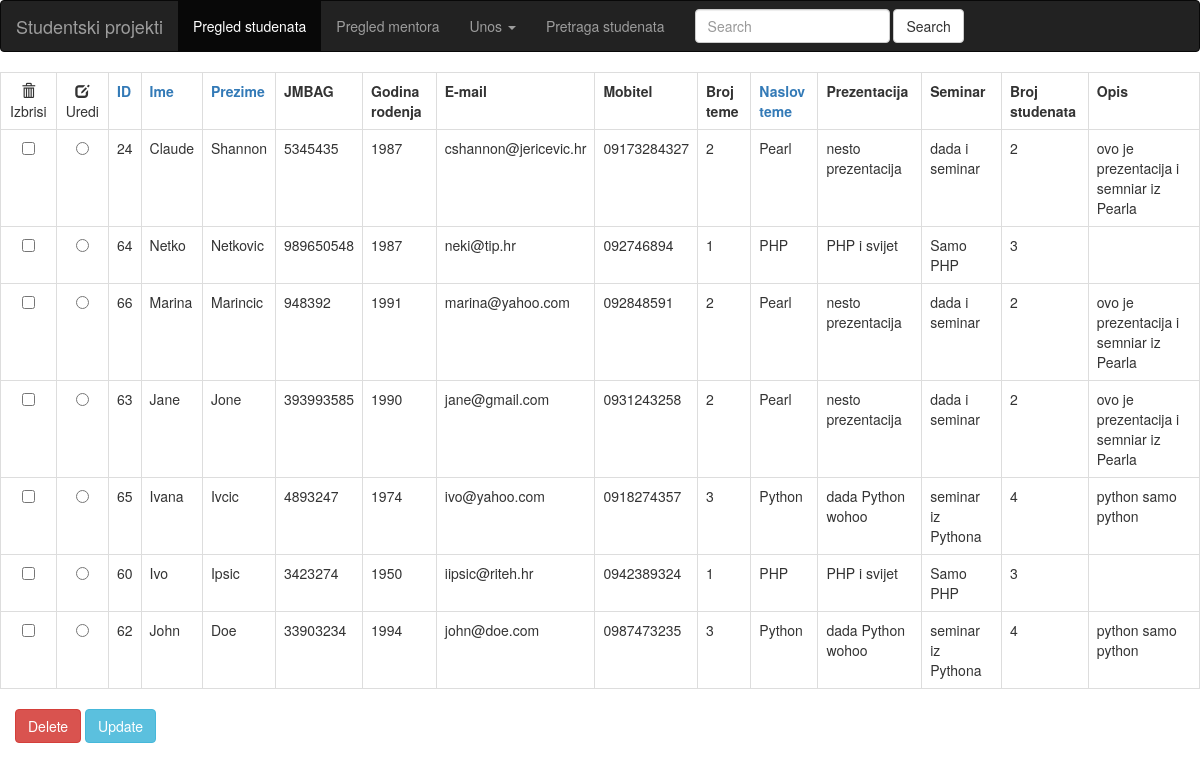
Page /sort_student.php?sortPrezime=desc on the committed database.
### tables this page shows
CREATE TABLE `student` (
  `idStudent` int(11) NOT NULL,
  `ime` char(20) NOT NULL,
  `prezime` char(40) NOT NULL,
  `JMBAG` bigint(10) NOT NULL,
  `godRod` int(5) NOT NULL,
  `mob` varchar(20) NOT NULL,
  `email` varchar(50) NOT NULL,
  `idTema` int(11) NOT NULL
);

CREATE TABLE `tema` (
  `idTema` int(11) NOT NULL,
  `jezik` varchar(50) NOT NULL,
  `prezentacija` varchar(100) NOT NULL,
  `seminar` varchar(100) NOT NULL,
  `brStudenti` int(11) NOT NULL,
  `opis` text,
  `idRaspored` int(11) NOT NULL
);

### sort_student.php (the view, shortened to what this page needs)
<?php
$linkAscDescIme = "asc";
$linkAscDescPrezime = "desc";
$linkAscDescID = "desc";
$linkAscDescNaslov = "desc";
$redoslijed = "SELECT * FROM student JOIN tema ON student.idTema = tema.idTema";
$result = izvrsiQuery($redoslijed);
if (isset($_GET['sortPrezime'])) {
    $linkAscDescPrezime = $_GET['sortPrezime'];
    if(isset($linkAscDescPrezime) and $linkAscDescPrezime=="asc"){
        $linkAscDescPrezime="desc";
    } else {
        $linkAscDescPrezime="asc";
    }
}
if (isset($_GET['sortIme'])) {
    switch ($_GET['sortIme']) {
               case "asc":
                    $redoslijed = "SELECT * FROM student JOIN tema ON student.idTema = tema.idTema ORDER BY ime ASC";
                    break;
               case "desc":
                     $redoslijed = "SELECT * FROM student JOIN tema ON student.idTema = tema.idTema ORDER BY ime DESC";
                     break;
               default:
                    $redoslijed = "SELECT * FROM student JOIN tema ON student.idTema = tema.idTema";
                    break;
    }
    $result = izvrsiQuery($redoslijed);
} else {
    if (isset($_GET['sortPrezime'])) {
    switch ($_GET['sortPrezime']) {
               case "desc":
                     $redoslijed = "SELECT * FROM student JOIN tema ON student.idTema = tema.idTema ORDER BY prezime DESC";
                     break;
    }
    $result = izvrsiQuery($redoslijed);
    }
}
function izvrsiQuery($query)
{
    $dbuser = "DB_USER";
	$dbpass = "DB_PASS";
	$dbname = "DB_NAME";
    $conn = mysqli_connect("localhost", $dbuser,  $dbpass)
    or die("Pogreska spajanja: " . mysqli_error($conn));
    mysqli_select_db($conn, $dbname);
    $result = mysqli_query($conn, $query);
    return $result;
}
?>
<!DOCTYPE html>
<html>
    <head>
      <link href = "//maxcdn.bootstrapcdn.com/bootstrap/3.3.1/css/bootstrap.min.css" rel = "stylesheet">
       <nav class="navbar navbar-inverse">
      <div class="container-fluid">
        <div class="navbar-header">
          <a class="navbar-brand" href="index.php">Studentski projekti</a>
        </div>
        <ul class="nav navbar-nav">
          <li class="active"><a href="sort_student.php">Pregled studenata</a></li>
      <li><a href="table_mentor.php">Pregled mentora</a></li>
         <li class="dropdown">
            <a class="dropdown-toggle" data-toggle="dropdown" href="unos_raspored.php">Unos
            <span class="caret"></span></a>
        </li>
          <li><a href="find_student.php">Pretraga studenata</a></li>
        </ul>
        <form class="navbar-form navbar-left" action="find_student.php" method="GET">
            <div class="form-group">
             <input type="text" name="searching" class="form-control" placeholder="Search">
            </div>
           <input type="submit" value="Search" class="btn btn-default">
          </form>
      </div>
    </nav>
    </head>
    <body>
        <form action="sort_student.php" method="GET">
            <table class="table table-bordered table-hover">
                <tr>
                    <td align="center"><span class="glyphicon glyphicon-trash"></span> Izbrisi</td>
                    <td align="center"><span class="glyphicon glyphicon-edit"></span> Uredi</td>
                    <?php echo "<th><a href='sort_student.php?sortID=$linkAscDescID'>ID</a></th>" ?>
                    <?php echo "<th><a href='sort_student.php?sortIme=$linkAscDescIme'>Ime</a></th>" ?>
                    <?php echo "<th><a href='sort_student.php?sortPrezime=$linkAscDescPrezime'>Prezime</a></th>" ?>
                    <th>JMBAG</th>
                    <th>Godina rodenja</th>
                    <th>E-mail</th>
                    <th>Mobitel</th>
                    <th>Broj teme</th>
                     <?php echo "<th><a href='sort_student.php?sortNaslov=$linkAscDescNaslov'>Naslov teme</a></th>" ?>
                    <th>Prezentacija</th>
                    <th>Seminar</th>
                    <th>Broj studenata</th>
                    <th>Opis</th>
                </tr>
                <?php while ($row = mysqli_fetch_array($result)):?>
                <tr>
                <td align="center"><input name="checkboxDelete" type="checkbox" id="checkbox" value="<?php echo $row['idStudent']?>"></td>
                 <td align="center"><input name="radioUpdate" type="radio" id="radio" value="<?php echo $row['idStudent']?>"></td>
                    <td><?php echo $row['idStudent'];?></td>
                    <td><?php echo $row['ime'];?></td>
                    <td><?php echo $row['prezime'];?></td>
                    <td><?php echo $row['JMBAG'];?></td>
                    <td><?php echo $row['godRod'];?></td>
                    <td><?php echo $row['email'];?></td>
                    <td><?php echo $row['mob'];?></td>
                    <td><?php echo $row['idTema'];?></td>
                    <td><?php echo $row['jezik'];?></td>
                    <td><?php echo $row['prezentacija'];?></td>
                    <td><?php echo $row['seminar'];?></td>
                    <td><?php echo $row['brStudenti'];?></td>
                    <td><?php echo $row['opis'];?></td>
					<?php endwhile;?>
				</tr>
            </table>
            <div class="container pull-left">
             <div class="row">
                <div class="col-lg-5">
                <input class="btn btn-danger" name="delete" type="submit" id="delete" value="Delete"></input>
                <input class="btn btn-info" type ="submit" value="Update"></input>
                 </div>
                 </div>
             </div>
        </form>
    </body>
</html>

### sort_student.php (style rules this page uses)
table,tr,th,td { border: 1px solid black; }

### rows in the picture
student: idStudent "24", ime "Claude", prezime "Shannon", JMBAG "5345435", godRod "1987", email "cshannon@jericevic.hr", mob "09173284327", idTema.idTema "2", idTema.jezik "Pearl", idTema.prezentacija "nesto prezentacija", idTema.seminar "dada i seminar", idTema.brStudenti "2", idTema.opis "ovo je prezentacija i semniar iz Pearla"
student: idStudent "64", ime "Netko", prezime "Netkovic", JMBAG "989650548", godRod "1987", email "neki@tip.hr", mob "092746894", idTema.idTema "1", idTema.jezik "PHP", idTema.prezentacija "PHP i svijet", idTema.seminar "Samo PHP", idTema.brStudenti "3"
student: idStudent "66", ime "Marina", prezime "Marincic", JMBAG "948392", godRod "1991", email "marina@yahoo.com", mob "092848591", idTema.idTema "2", idTema.jezik "Pearl", idTema.prezentacija "nesto prezentacija", idTema.seminar "dada i seminar", idTema.brStudenti "2", idTema.opis "ovo je prezentacija i semniar iz Pearla"
student: idStudent "63", ime "Jane", prezime "Jone", JMBAG "393993585", godRod "1990", email "jane@gmail.com", mob "0931243258", idTema.idTema "2", idTema.jezik "Pearl", idTema.prezentacija "nesto prezentacija", idTema.seminar "dada i seminar", idTema.brStudenti "2", idTema.opis "ovo je prezentacija i semniar iz Pearla"
student: idStudent "65", ime "Ivana", prezime "Ivcic", JMBAG "4893247", godRod "1974", email "ivo@yahoo.com", mob "0918274357", idTema.idTema "3", idTema.jezik "Python", idTema.prezentacija "dada Python wohoo", idTema.seminar "seminar iz Pythona", idTema.brStudenti "4", idTema.opis "python samo python"
student: idStudent "60", ime "Ivo", prezime "Ipsic", JMBAG "3423274", godRod "1950", email "iipsic@riteh.hr", mob "0942389324", idTema.idTema "1", idTema.jezik "PHP", idTema.prezentacija "PHP i svijet", idTema.seminar "Samo PHP", idTema.brStudenti "3"
student: idStudent "62", ime "John", prezime "Doe", JMBAG "33903234", godRod "1994", email "john@doe.com", mob "0987473235", idTema.idTema "3", idTema.jezik "Python", idTema.prezentacija "dada Python wohoo", idTema.seminar "seminar iz Pythona", idTema.brStudenti "4", idTema.opis "python samo python"
